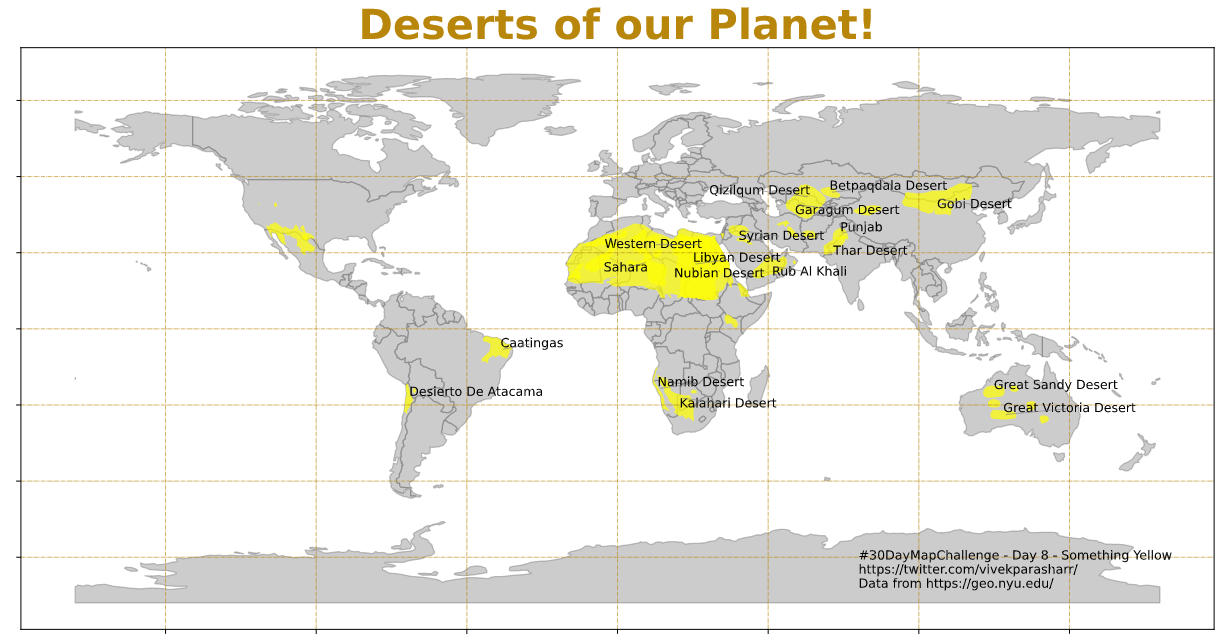

Write Python code to recreate this figure.

import pandas as pd 
import matplotlib.pyplot as plt 
import descartes
import geopandas as gpd
from shapely.geometry import Point, Polygon
import adjustText as aT
from h3 import h3

countries=gpd.read_file('/Users/vivekparashar/OneDrive/OneDrive-GitHub/Challenges-and-Competitions/30DayMapChallenge/Maps/natural_earth_vector/110m_cultural/ne_110m_admin_0_countries.shp')
countries=countries.to_crs(crs='epsg:4326')

terrain=gpd.read_file('/Users/vivekparashar/OneDrive/OneDrive-GitHub/Challenges-and-Competitions/30DayMapChallenge/Maps/stanford-bh326sc0899-shapefile/bh326sc0899.shp')
terrain=terrain.to_crs(crs='epsg:4326')

# Plotting
fig, ax = plt.subplots(figsize=(17,20))
#ax.grid(True)
ax.grid(color='darkgoldenrod', linestyle='-.', linewidth=0.50)
ax.xaxis.set_ticklabels([])
ax.yaxis.set_ticklabels([])
#fig.suptitle('Indian Cities: Population', fontsize=50)
plt.title(label='Deserts of our Planet!',
fontdict={'fontsize': 33, #rcParams['axes.titlesize'],
 'fontweight': 'bold',
 'color': 'darkgoldenrod', #rcParams['axes.titlecolor'],
 'verticalalignment': 'baseline',})
 #'horizontalalignment': 'left'})
#ax.set(title='Indian Cities with Population > 100k')

#ax.xaxis.set_ticks([])
#ax.yaxis.set_ticks([])
#ax.xaxis.set_visible(False)
#ax.yaxis.set_visible(False)

countries.plot(ax=ax, alpha=0.4, color='grey',  edgecolor = "dimgrey",)
terrain[terrain.featurecla=='Desert'].plot(ax=ax, alpha=0.7, color='yellow')
#rivers_lakes.plot(ax=ax, alpha=0.4, color='black')
plt.text(80, -85, '#30DayMapChallenge - Day 8 - Something Yellow \nhttps://twitter.com/vivekparasharr/ \nData from https://geo.nyu.edu/', fontsize=10)

za=terrain[terrain.featurecla=='Desert'][terrain.scalerank<=3]
za.name[za.name=='RUB AL KHALI']='RUB AL KHALI'
za["center"] = za["geometry"].representative_point()  # centroid
za_points = za.copy()
za_points.set_geometry("center", inplace = True)

texts = []

for x, y, label in zip(za_points.geometry.x, za_points.geometry.y, za_points["name"].str.title()):
    texts.append(plt.text(x, y, label, fontsize = 10, )) #color='saddlebrown'))

aT.adjust_text(texts, force_points=0.3, force_text=0.8, expand_points=(1,1), expand_text=(1,1), 
               arrowprops=dict(arrowstyle="-", color='grey', lw=0.5))
